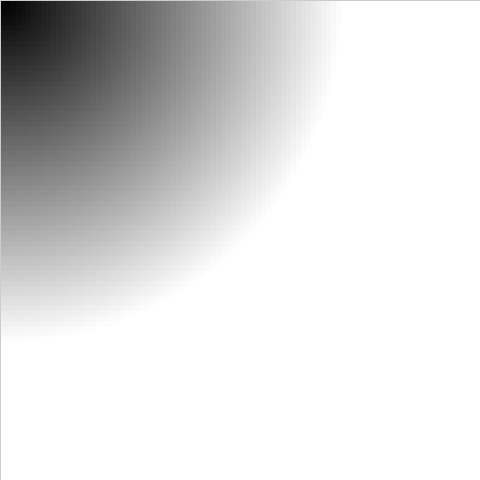
Frame 1 (no input)
Frame 60 (the mouse pressed at the canvas centre just before this capture): identical to frame 1, image omitted
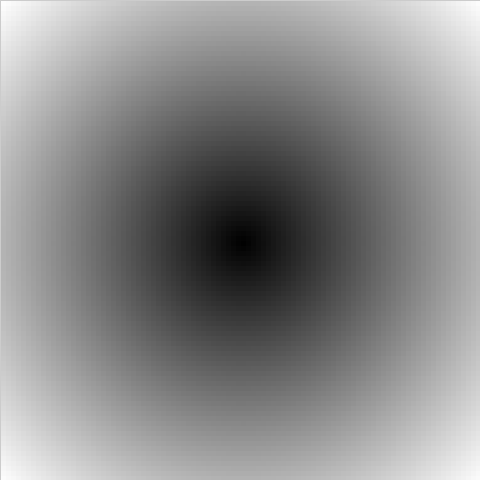
Frame 120 (the mouse held since frame 60 and released just before this capture)

The Processing sketch that drew these frames (run headless with seeded random() and noise(); from frame 60 on, the mouse is pressed at the canvas centre):

// Processing sketch: mapping_28_03_22
// ── mapping_28_03_22.pde
int rectDist = 0;

void setup(){
  size(480,480);
  noStroke();
}


void draw(){
  float maxDist = dist(0,0,width/2,height/2);
  for(int i=1;i<=height;i=i+5){
    for(int j=1;j<=width;j=j+5){
      println(j);
      float currDist = dist(j,i,mouseX,mouseY);
      float col = map(currDist,0,maxDist,0,255);
      fill(col);
      rect(j,i,5,5);
    }
  }
}


// Rect with gradient from black to white
//void draw(){
//  //background(0,255,0);
//  if(rectDist >= width)
//    noLoop();
//  float col = map(rectDist,0,width,0,255);
//  fill(col);
//  rect(rectDist,height/2,25,25);
//  rectDist += 1;
//}


// Changing background from black in center to white in borders
//void draw(){
//  float dist = dist(width/2,height/2,mouseX,mouseY);
//  float maxDist = dist(0,0,width/2,height/2);
//  float col = map(dist,0,maxDist,0,255);
  
//  background(col);
//}
